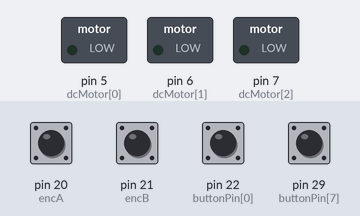
A sketch run on a simulated Arduino Mega 2560, built with avr-gcc and run on an emulated ATmega2560. Shown: switched loads named in the sketch (green lamp = pin HIGH). The test bench sets the inputs (shaded band); at power-on: pin 20 (encA), pin 21 (encB) HIGH, pin 22 (buttonPin[0]), pin 29 (buttonPin[7]) LOW. What the sketch prints to the serial monitor is not drawn.

Above: at 1.2 s.
1.3 s: pin 22 (buttonPin[0]) pulled HIGH for 0.15 s
At 2.2 s:
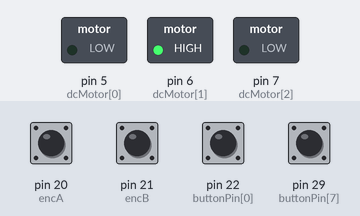
2.9 s: pin 29 (buttonPin[7]) pulled HIGH for 0.15 s
At 2.98 s:
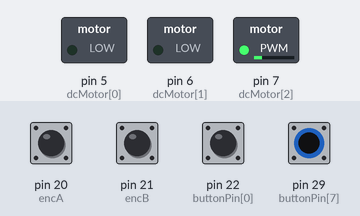
7.7 s: pin 22 (buttonPin[0]) pulled HIGH for 1 s
At 8.5 s:
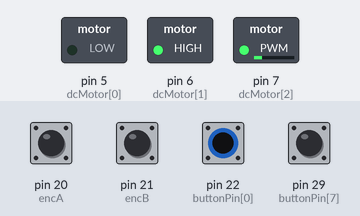
11.7 s: pin 22 (buttonPin[0]) pulled HIGH for 3.2 s
At 16.0 s:
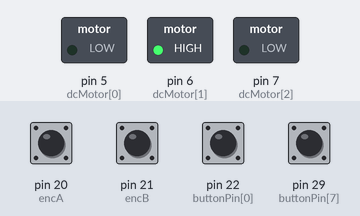
Timing chart, 0 to 17.4 s (numbered marks = the images above; inputs shaded):
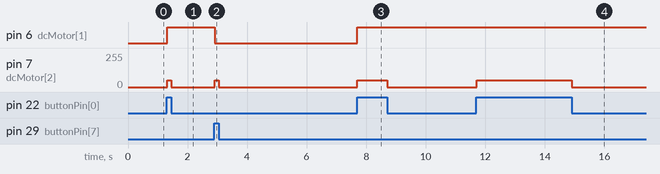

The sketch:

checkPosition.ino
```cpp
// DECLARING PINS
const int buttonPin[] = {22, 23, 24, 25, 26, 27, 28, 29}; // {0 ... 8}
const int dcMotor[3] = {5, 6, 7}; // Decay, Phase, Enable
const int encA = 20;
const int encB = 21;

// DEFINE VARIABLES
volatile double theta = 0.0;
bool motorDir; // false is down, true is up

void setup() {

  // INIT BUTTONS
  for (int i = 0; i < 8; i++){
    pinMode(buttonPin[i], INPUT);
    }

    // INIT DC MOTOR PINMODES
  for (int i=0; i<3; i++)
  {
    pinMode(dcMotor[i], OUTPUT);
  }

  pinMode(encA, INPUT);
  pinMode(encB, INPUT);

  Serial.begin(9600);

  attachInterrupt(digitalPinToInterrupt(encA), encA_func, RISING);
  attachInterrupt(digitalPinToInterrupt(encB), encB_func, RISING);

}

void loop() {

  int a = digitalRead(encA);
  int b = digitalRead(encB);
  int btnUpPressed = digitalRead(buttonPin[0]);
  int btnDownPressed = digitalRead(buttonPin[7]);

  digitalWrite(dcMotor[0], LOW);

  if (btnUpPressed == 1) {
    motorDir = true;
    digitalWrite(dcMotor[1], HIGH);
    analogWrite(dcMotor[2], 50);
  } else if (btnDownPressed == 1) {
    motorDir = false;
    digitalWrite(dcMotor[1], LOW);
    analogWrite(dcMotor[2], 50);
  } else {
    analogWrite(dcMotor[2], 0);
  }

  Serial.print("Theta: ");
  Serial.println(theta);

}


void encA_func(){
  if (motorDir == true) {
    theta += (22.5/131.0);
  } else if (motorDir == false) {
    theta -= (22.5/131.0);
  }
}
void encB_func() {
  // something else
}
```

Measured:
- after the input at 1.3 s, pin 6 (dcMotor[1]): LOW → HIGH at once; pin 7 (dcMotor[2]): 0/255 → 50/255 at once, → 0/255 0.15 s later
- after the input at 2.9 s, pin 6 (dcMotor[1]): HIGH → LOW at once; pin 7 (dcMotor[2]): 0/255 → 50/255 at once, → 0/255 0.15 s later
- after the input at 7.7 s, pin 6 (dcMotor[1]): LOW → HIGH at once; pin 7 (dcMotor[2]): 0/255 → 50/255 at once, → 0/255 1.0 s later
- after the input at 11.7 s, pin 7 (dcMotor[2]): 0/255 → 50/255 at once, → 0/255 3.2 s later
